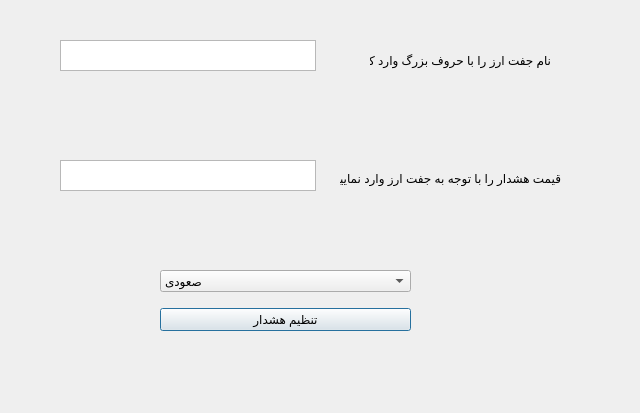
<?xml version="1.0" encoding="UTF-8"?>
<ui version="4.0">
 <class>Set_Alert</class>
 <widget class="QDialog" name="Set_Alert">
  <property name="geometry">
   <rect>
    <x>0</x>
    <y>0</y>
    <width>640</width>
    <height>413</height>
   </rect>
  </property>
  <property name="windowTitle">
   <string>Dialog</string>
  </property>
  <widget class="QPlainTextEdit" name="plainTextEdit">
   <property name="geometry">
    <rect>
     <x>60</x>
     <y>40</y>
     <width>256</width>
     <height>31</height>
    </rect>
   </property>
  </widget>
  <widget class="QPlainTextEdit" name="plainTextEdit_2">
   <property name="geometry">
    <rect>
     <x>60</x>
     <y>160</y>
     <width>256</width>
     <height>31</height>
    </rect>
   </property>
  </widget>
  <widget class="QLabel" name="label">
   <property name="geometry">
    <rect>
     <x>370</x>
     <y>50</y>
     <width>181</width>
     <height>20</height>
    </rect>
   </property>
   <property name="text">
    <string>نام جفت ارز را با حروف بزرگ وارد کنید.</string>
   </property>
  </widget>
  <widget class="QLabel" name="label_2">
   <property name="geometry">
    <rect>
     <x>340</x>
     <y>170</y>
     <width>221</width>
     <height>16</height>
    </rect>
   </property>
   <property name="text">
    <string>قیمت هشدار را با توجه به جفت ارز وارد نمایید.</string>
   </property>
  </widget>
  <widget class="QWidget" name="">
   <property name="geometry">
    <rect>
     <x>160</x>
     <y>260</y>
     <width>251</width>
     <height>81</height>
    </rect>
   </property>
   <layout class="QGridLayout" name="gridLayout">
    <item row="0" column="0">
     <widget class="QComboBox" name="comboBox">
      <item>
       <property name="text">
        <string>صعودی</string>
       </property>
      </item>
      <item>
       <property name="text">
        <string>نزولی</string>
       </property>
      </item>
     </widget>
    </item>
    <item row="1" column="0">
     <widget class="QPushButton" name="pushButton">
      <property name="text">
       <string>تنظیم هشدار</string>
      </property>
     </widget>
    </item>
   </layout>
  </widget>
 </widget>
 <resources/>
 <connections/>
</ui>
